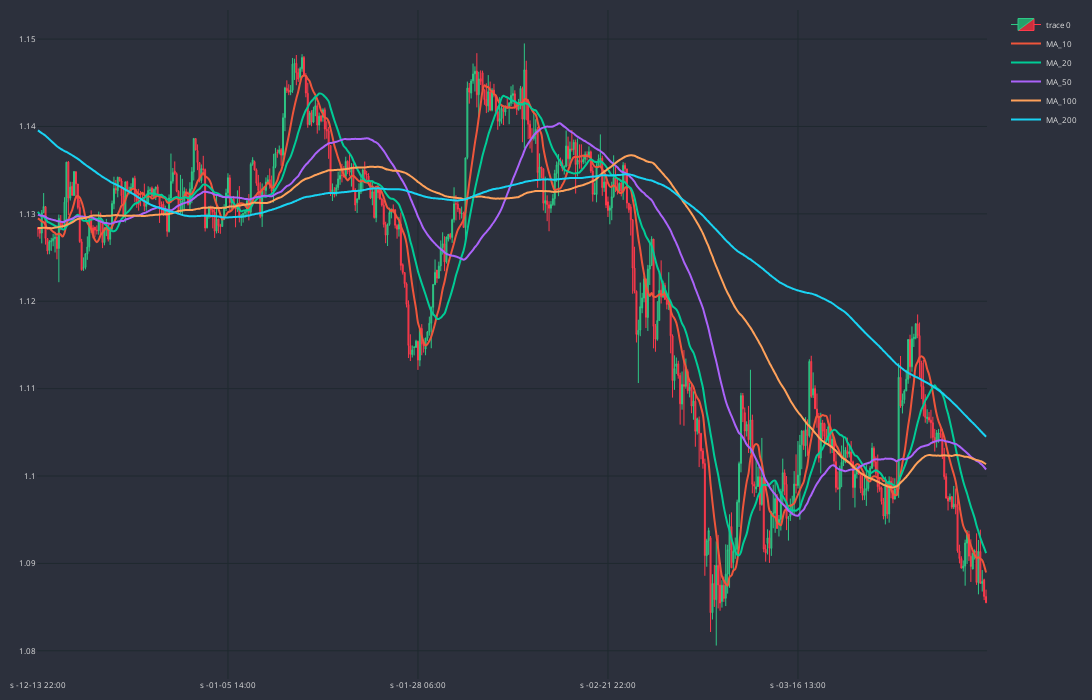

The notebook cell this image was saved under:
### Code cell
cp.show_plot(line_traces=[f"MA_{ma}" for ma in MA_LIST ])

### Figure 1 — Plotly figure (JSON) as saved in the notebook; plotly's stock layout.template omitted (floating-point values rounded to 4 significant figures; data arrays with more than 128 entries replaced by an {"elided": "..."} marker saying what was removed)
{"data": [{"close": {"elided": "500 float values"}, "decreasing": {"fillcolor": "#CC2E3C", "line": {"color": "#FF3A4C"}}, "high": {"elided": "500 float values"}, "increasing": {"fillcolor": "#24A06B", "line": {"color": "#2EC886"}}, "line": {"width": 1}, "low": {"elided": "500 float values"}, "opacity": 1, "open": {"elided": "500 float values"}, "type": "candlestick", "x": {"elided": "500 str values"}}, {"line": {"shape": "spline", "width": 2}, "name": "MA_10", "type": "scatter", "x": {"elided": "500 str values"}, "y": {"elided": "500 float values"}}, {"line": {"shape": "spline", "width": 2}, "name": "MA_20", "type": "scatter", "x": {"elided": "500 str values"}, "y": {"elided": "500 float values"}}, {"line": {"shape": "spline", "width": 2}, "name": "MA_50", "type": "scatter", "x": {"elided": "500 str values"}, "y": {"elided": "500 float values"}}, {"line": {"shape": "spline", "width": 2}, "name": "MA_100", "type": "scatter", "x": {"elided": "500 str values"}, "y": {"elided": "500 float values"}}, {"line": {"shape": "spline", "width": 2}, "name": "MA_200", "type": "scatter", "x": {"elided": "500 str values"}, "y": {"elided": "500 float values"}}], "layout": {"font": {"color": "#e1e1e1", "size": 8}, "height": 700, "margin": {"b": 10, "l": 10, "r": 10, "t": 10}, "paper_bgcolor": "#2c303c", "plot_bgcolor": "#2c303c", "width": 1100, "xaxis": {"autorange": true, "gridcolor": "#1f292f", "nticks": 5, "range": [-0.5, 499.5], "rangeslider": {"visible": false, "yaxis": {}}, "type": "category"}, "yaxis": {"autorange": true, "gridcolor": "#1f292f", "range": [1.077, 1.153], "type": "linear"}}}
